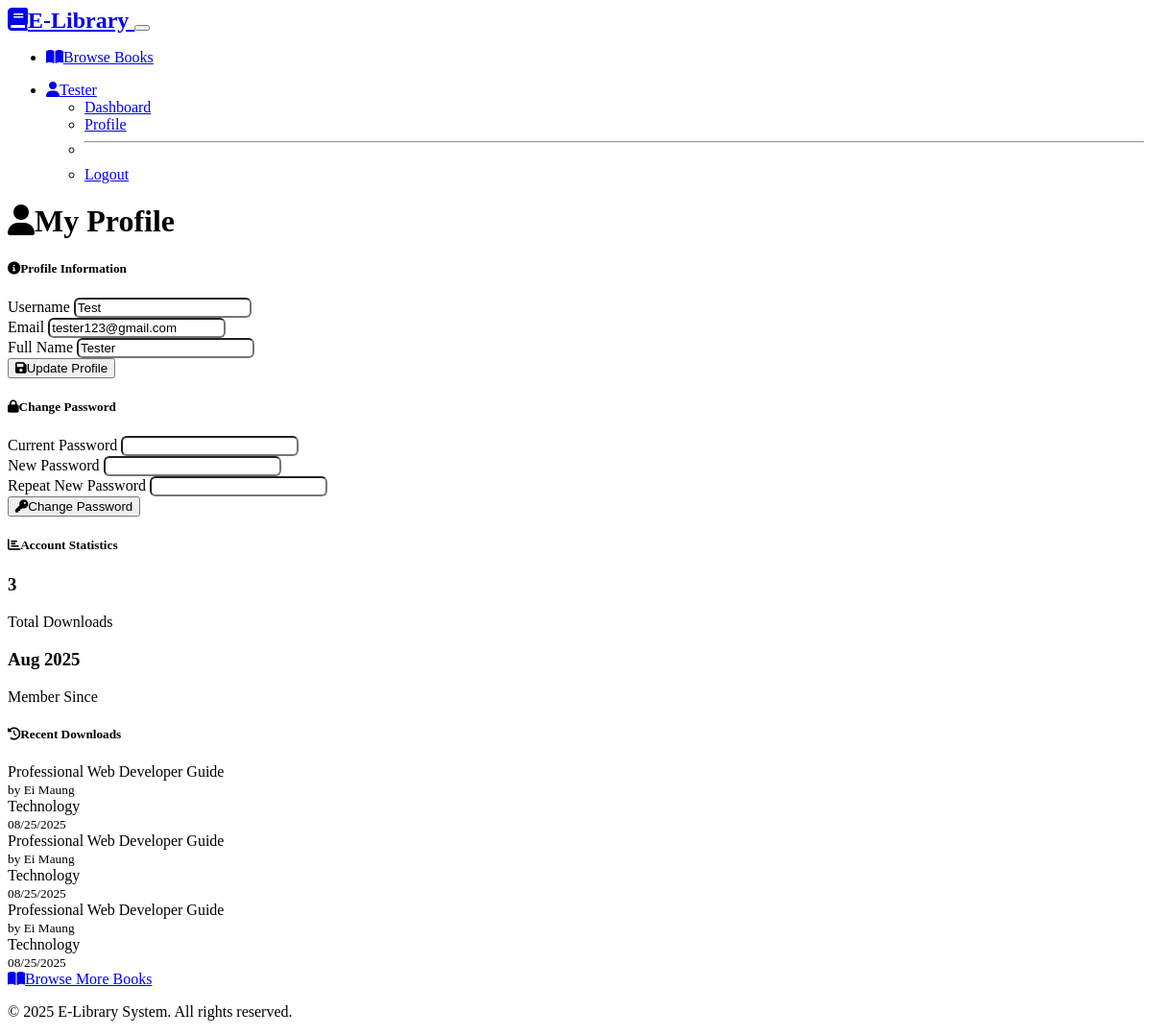
Screenshot of /profile (signed in) with the database file from the repository.
### models.py (models this page shows, shortened)
class User(UserMixin, db.Model):
    __tablename__ = 'users'
    id = db.Column(db.Integer, primary_key=True)
    username = db.Column(db.String(80), unique=True, nullable=False)
    email = db.Column(db.String(120), unique=True, nullable=False)
    full_name = db.Column(db.String(200), nullable=False)
    password_hash = db.Column(db.String(256), nullable=False)
    is_admin = db.Column(db.Boolean, default=False, nullable=False)
    created_at = db.Column(db.DateTime, default=datetime.utcnow)
    last_login = db.Column(db.DateTime)
    uploads = db.relationship('Book', backref='uploader_user', lazy=True, foreign_keys='Book.uploaded_by')
    downloads = db.relationship('Download', backref='user', lazy=True)

class Download(db.Model):
    __tablename__ = 'downloads'
    id = db.Column(db.Integer, primary_key=True)
    downloaded_at = db.Column(db.DateTime, default=datetime.utcnow)
    ip_address = db.Column(db.String(45))  # IPv6 compatible
    user_id = db.Column(db.Integer, db.ForeignKey('users.id'), nullable=False)
    book_id = db.Column(db.Integer, db.ForeignKey('books.id'), nullable=False)

class Book(db.Model):
    __tablename__ = 'books'
    id = db.Column(db.Integer, primary_key=True)
    title = db.Column(db.String(200), nullable=False)
    author = db.Column(db.String(200), nullable=False)
    description = db.Column(db.Text)
    filename = db.Column(db.String(255), nullable=False)
    file_path = db.Column(db.String(500), nullable=False)
    file_size = db.Column(db.Integer)  # in bytes
    cover_image = db.Column(db.String(255))  # cover image filename
    cover_path = db.Column(db.String(500))   # full path to cover image
    uploaded_at = db.Column(db.DateTime, default=datetime.utcnow)
    category_id = db.Column(db.Integer, db.ForeignKey('categories.id'), nullable=False)
    uploaded_by = db.Column(db.Integer, db.ForeignKey('users.id'), nullable=False)
    downloads = db.relationship('Download', backref='book', lazy=True, cascade='all, delete-orphan')

class Category(db.Model):
    __tablename__ = 'categories'
    id = db.Column(db.Integer, primary_key=True)
    name = db.Column(db.String(100), unique=True, nullable=False)
    description = db.Column(db.Text)
    created_at = db.Column(db.DateTime, default=datetime.utcnow)
    books = db.relationship('Book', backref='category', lazy=True)

### routes.py (the view, shortened to what this page needs)
@app.route('/profile', methods=['GET', 'POST'])
@login_required
def profile():
    if current_user.is_admin:
        flash('Admins cannot edit profile here. Please contact system administrator.', 'info')
        return redirect(url_for('admin_dashboard'))
    form = EditUserForm(obj=current_user)
    password_form = ChangePasswordForm()
    user_downloads = Download.query.filter_by(user_id=current_user.id).order_by(
        Download.downloaded_at.desc()).limit(10).all()
    return render_template('user/profile.html',
                         form=form,
                         password_form=password_form,
                         user_downloads=user_downloads)

### forms.py
class EditUserForm(FlaskForm):
    username = StringField('Username', validators=[DataRequired(), Length(min=4, max=20)])
    email = StringField('Email', validators=[DataRequired(), Email()])
    full_name = StringField('Full Name', validators=[DataRequired(), Length(min=2, max=100)])
    submit = SubmitField('Update Profile')

class ChangePasswordForm(FlaskForm):
    current_password = PasswordField('Current Password', validators=[DataRequired()])
    password = PasswordField('New Password', validators=[DataRequired(), Length(min=6)])
    password2 = PasswordField('Repeat New Password',
                             validators=[DataRequired(), EqualTo('password')])
    submit = SubmitField('Change Password')

### app.py (called while the page is built)
@login_manager.user_loader
def load_user(user_id):
    from models import User
    return User.query.get(int(user_id))

### templates/user/profile.html (shortened to what this page needs)
{% extends "base.html" %}
{% block content %}
<div class="row">
    <div class="col-12">
        <h1 class="mb-4">
            <i class="fas fa-user me-2"></i>My Profile
        </h1>
    </div>
</div>
<div class="row">
    <div class="col-md-6">
        <div class="card mb-4">
            <div class="card-header">
                <h5 class="mb-0">
                    <i class="fas fa-info-circle me-2"></i>Profile Information
                </h5>
            </div>
            <div class="card-body">
                <form method="POST">
                    <div class="mb-3">
                        {{ form.username.label(class="form-label") }}
                        {{ form.username(class="form-control" + (" is-invalid" if form.username.errors else "")) }}
                    </div>
                    <div class="mb-3">
                        {{ form.email.label(class="form-label") }}
                        {{ form.email(class="form-control" + (" is-invalid" if form.email.errors else "")) }}
                    </div>
                    <div class="mb-3">
                        {{ form.full_name.label(class="form-label") }}
                        {{ form.full_name(class="form-control" + (" is-invalid" if form.full_name.errors else "")) }}
                    </div>
                    <button type="submit" class="btn btn-primary">
                        <i class="fas fa-save me-2"></i>Update Profile
                    </button>
                </form>
            </div>
        </div>
        <div class="card">
            <div class="card-header">
                <h5 class="mb-0">
                    <i class="fas fa-lock me-2"></i>Change Password
                </h5>
            </div>
            <div class="card-body">
                <form method="POST">
                    <div class="mb-3">
                        {{ password_form.current_password.label(class="form-label") }}
                        {{ password_form.current_password(class="form-control" + (" is-invalid" if password_form.current_password.errors else "")) }}
                    </div>
                    <div class="mb-3">
                        {{ password_form.password.label(class="form-label") }}
                        {{ password_form.password(class="form-control" + (" is-invalid" if password_form.password.errors else "")) }}
                    </div>
                    <div class="mb-3">
                        {{ password_form.password2.label(class="form-label") }}
                        {{ password_form.password2(class="form-control" + (" is-invalid" if password_form.password2.errors else "")) }}
                    </div>
                    <button type="submit" class="btn btn-warning">
                        <i class="fas fa-key me-2"></i>Change Password
                    </button>
                </form>
            </div>
        </div>
    </div>
    <div class="col-md-6">
        <div class="card mb-4">
            <div class="card-header">
                <h5 class="mb-0">
                    <i class="fas fa-chart-bar me-2"></i>Account Statistics
                </h5>
            </div>
            <div class="card-body">
                <div class="row text-center">
                    <div class="col-6">
                        <div class="border-end">
                            <h3 class="text-primary">{{ user_downloads|length }}</h3>
                            <p class="text-muted mb-0">Total Downloads</p>
                        </div>
                    </div>
                    <div class="col-6">
                        <h3 class="text-success">{{ current_user.created_at.strftime('%b %Y') }}</h3>
                        <p class="text-muted mb-0">Member Since</p>
                    </div>
                </div>
            </div>
        </div>
        <div class="card">
            <div class="card-header">
                <h5 class="mb-0">
                    <i class="fas fa-history me-2"></i>Recent Downloads
                </h5>
            </div>
            <div class="card-body">
                {% if user_downloads %}
                <div class="list-group list-group-flush">
                    {% for download in user_downloads %}
                    <div class="list-group-item d-flex justify-content-between align-items-start">
                        <div class="ms-2 me-auto">
                            <div class="fw-bold">{{ download.book.title }}</div>
                            <small class="text-muted">by {{ download.book.author }}</small><br>
                            <span class="badge bg-secondary">{{ download.book.category.name }}</span>
                        </div>
                        <small class="text-muted">{{ download.downloaded_at.strftime('%m/%d/%Y') }}</small>
                    </div>
                    {% endfor %}
                </div>
                {% else %}
                <div class="text-center py-3">
                    <i class="fas fa-download fa-2x text-muted mb-2"></i>
                    <p class="text-muted mb-0">No downloads yet</p>
                    <small class="text-muted">Start exploring our library!</small>
                </div>
                {% endif %}
            </div>
            {% if user_downloads %}
            <div class="card-footer text-center">
                <a href="{{ url_for('books') }}" class="btn btn-outline-primary">
                    <i class="fas fa-book-open me-2"></i>Browse More Books
                </a>
            </div>
            {% endif %}
        </div>
    </div>
</div>
{% endblock %}

### templates/base.html (shortened to what this page needs)
<!DOCTYPE html>
<html lang="en" data-bs-theme="dark">
<head>
    <link href="https://cdn.replit.com/agent/bootstrap-agent-dark-theme.min.css" rel="stylesheet">
    <link href="https://cdnjs.cloudflare.com/ajax/libs/font-awesome/6.0.0/css/all.min.css" rel="stylesheet">
    <link href="{{ url_for('static', filename='css/style.css') }}" rel="stylesheet">
</head>
<body>
    <nav class="navbar navbar-expand-lg navbar-dark bg-dark">
        <div class="container">
            <a class="navbar-brand" href="{{ url_for('index') }}">
                <i class="fas fa-book me-2"></i>E-Library
            </a>
            <button class="navbar-toggler" type="button" data-bs-toggle="collapse" data-bs-target="#navbarNav">
            </button>
            <div class="collapse navbar-collapse" id="navbarNav">
                <ul class="navbar-nav me-auto">
                    <li class="nav-item">
                        <a class="nav-link" href="{{ url_for('books') }}">
                            <i class="fas fa-book-open me-1"></i>Browse Books
                        </a>
                    </li>
                </ul>
                <ul class="navbar-nav">
                    {% if current_user.is_authenticated %}
                    <li class="nav-item dropdown">
                        <a class="nav-link dropdown-toggle" href="#" id="userDropdown" role="button" data-bs-toggle="dropdown">
                            <i class="fas fa-user me-1"></i>{{ current_user.full_name }}
                        </a>
                        <ul class="dropdown-menu dropdown-menu-end">
                            {% if not current_user.is_admin %}
                            <li><a class="dropdown-item" href="{{ url_for('user_dashboard') }}">Dashboard</a></li>
                            <li><a class="dropdown-item" href="{{ url_for('profile') }}">Profile</a></li>
                            <li><hr class="dropdown-divider"></li>
                            {% endif %}
                            <li><a class="dropdown-item" href="{{ url_for('logout') }}">Logout</a></li>
                        </ul>
                    </li>
                    {% else %}
                    <li class="nav-item">
                        <a class="nav-link" href="{{ url_for('login') }}">
                            <i class="fas fa-sign-in-alt me-1"></i>Login
                        </a>
                    </li>
                    {% endif %}
                </ul>
            </div>
        </div>
    </nav>
    <main class="py-4">
        <div class="container">
            {% block content %}{% endblock %}
        </div>
    </main>
    <footer class="bg-dark text-light py-4 mt-5">
        <div class="container text-center">
            <p>&copy; 2025 E-Library System. All rights reserved.</p>
        </div>
    </footer>
</body>
</html>

### static/css/style.css (style rules this page uses)
.card { transition: transform 0.2s ease-in-out, box-shadow 0.2s ease-in-out; }
.navbar-brand { font-weight: bold; font-size: 1.5rem; }
.btn { font-weight: 500; transition: all 0.2s ease-in-out; }
.list-group-item { border-left: none; border-right: none; }
.list-group-item:first-child { border-top: none; }
.list-group-item:last-child { border-bottom: none; }
.form-control, .form-select { border-radius: 0.375rem; }
.badge { font-weight: 500; }
.card-footer { background-color: transparent; border-top: 1px solid var(--bs-border-color); }
[data-bs-theme="dark"] .card { background-color: var(--bs-dark); border-color: var(--bs-border-color); }
[data-bs-theme="dark"] .list-group-item { background-color: transparent; border-color: var(--bs-border-color); }

### rows the page displays
User: full_name "Tester", username "Test", email "tester123@gmail.com", created_at "Aug 2025"
Download: book "Professional Web Developer Guide", book.author "Ei Maung", book.category.name "Technology", downloaded_at "08/25/2025"
Download: book "Professional Web Developer Guide", book.author "Ei Maung", book.category.name "Technology", downloaded_at "08/25/2025"
Download: book "Professional Web Developer Guide", book.author "Ei Maung", book.category.name "Technology", downloaded_at "08/25/2025"

### other values shown
{{ password_form.current_password.label(class="form-label") }} "Current Password"
{{ password_form.password.label(class="form-label") }} "New Password"
{{ password_form.password2.label(class="form-label") }} "Repeat New Password"
{{ user_downloads|length }} "3"
